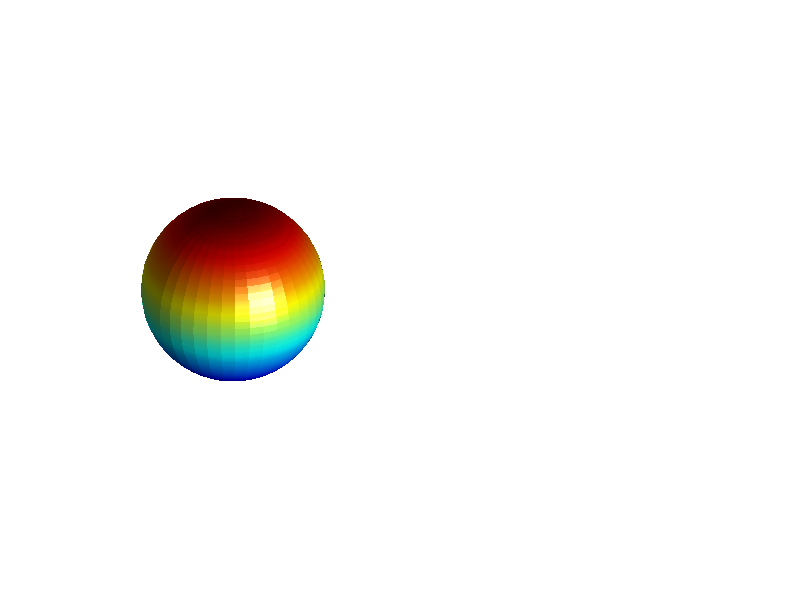

The MATLAB script that drew this image: (Note: this script raises an error after producing the figure.)
% 20130505 XY511 22:30
% AbrahamX @ NWPU
% Just another example on Light, Lighting and Material
clf;
[X, Y, Z] = sphere(40);
colormap(jet)

% Plot
subplot(121)
surf(X, Y, Z)
axis equal off
shading interp
light('position', [0, -10, 1.5], 'style', 'infinite')
lighting phong
material shiny

subplot(122)
surf(X, Y, Z, -Z)
axis equal off
shading flat
light;
lighting flat
% You can have as many lights as you want.
light('position', [-1, -1, -2], 'color', 'y')
light('position', [-1, 0.5, 1], 'style', 'local', 'color', 'w')
set(gcf, 'Color', 'w')  % Background color? White.